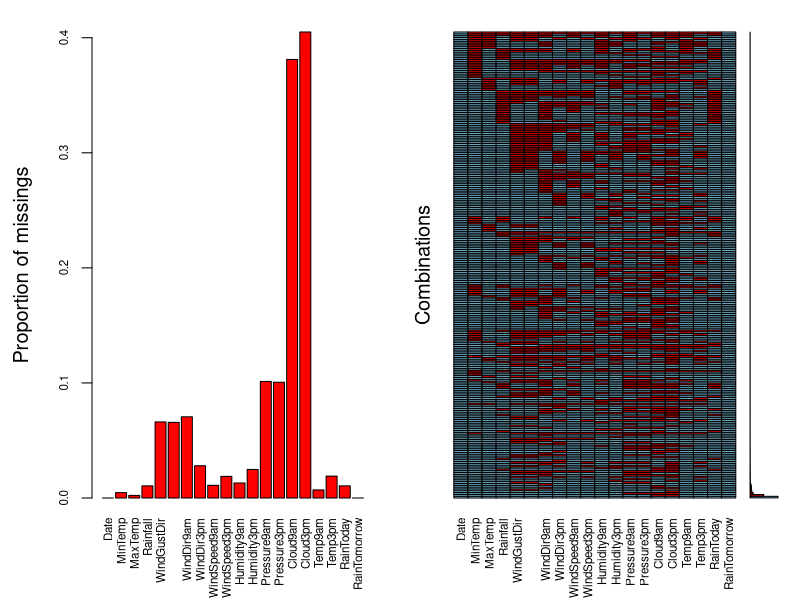
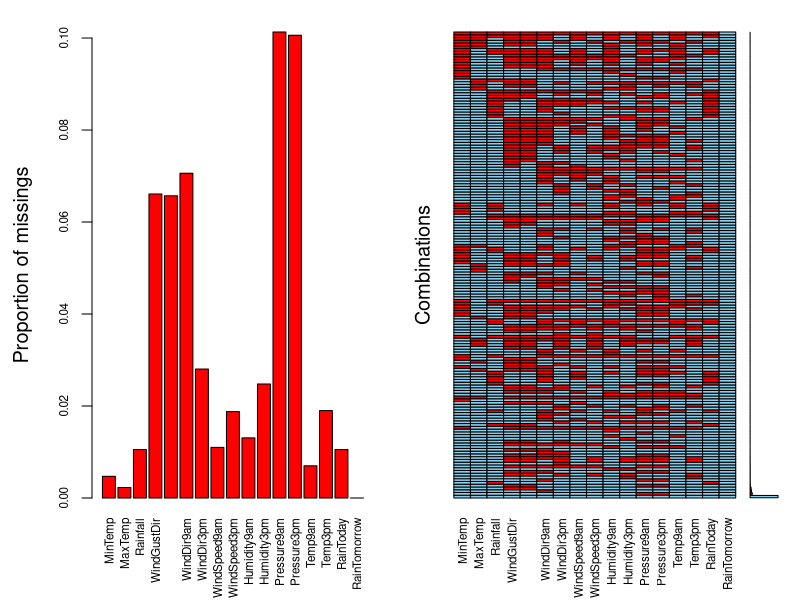
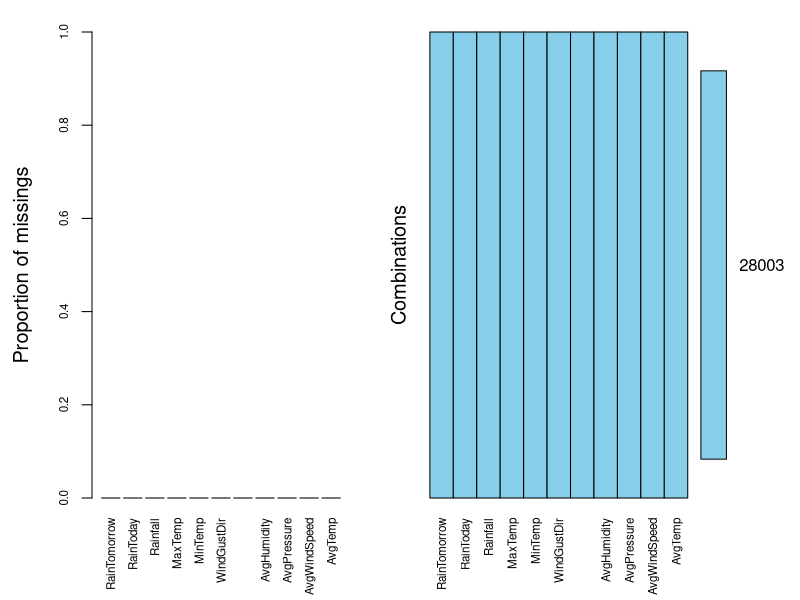
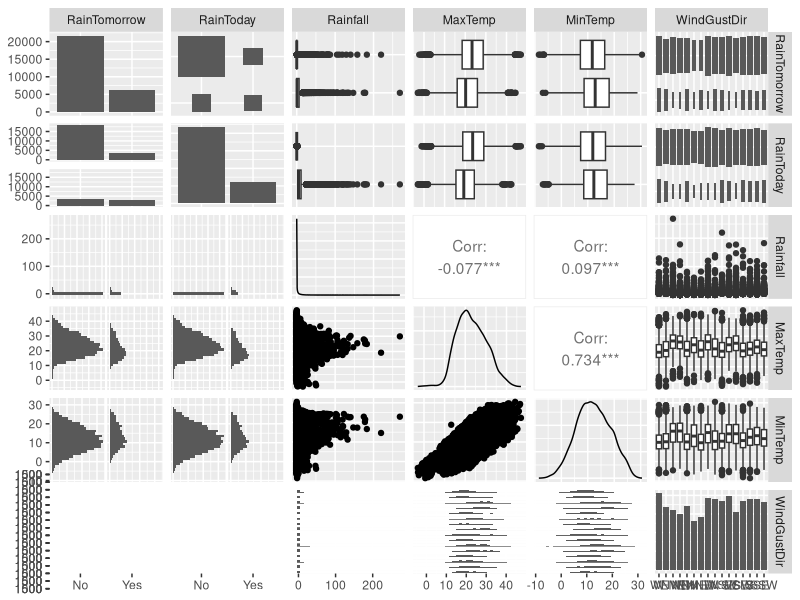
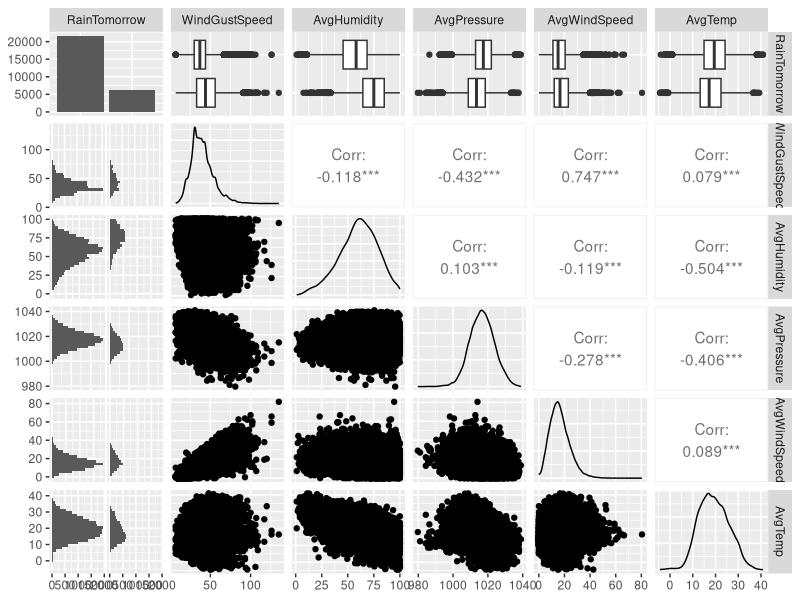
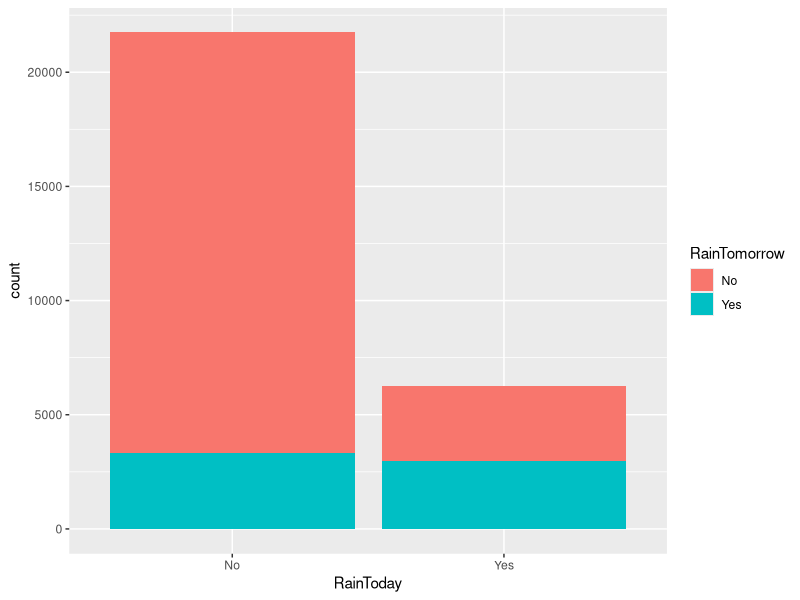
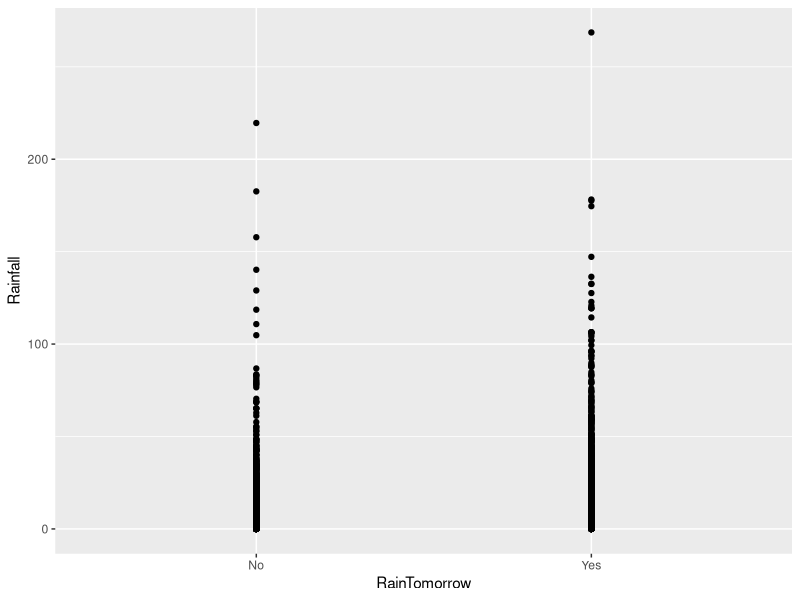
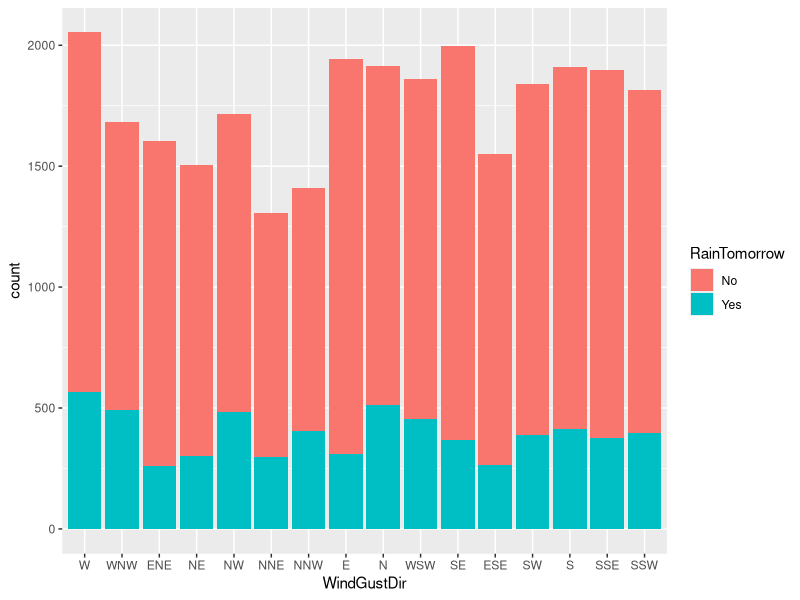

Source code (R) for these figures, in order:
## ---- chunk 1
options(tidyverse.quiet = TRUE)
library(tidyverse)
library(dplyr)
library(caret)
library(mice) #package for imputation
library(VIM) #visualizing missingness
library(GGally)
library(MASS) #Conflicts with dplyr remember to use dplyr::for select commands
library(leaps)

rain <- read_csv("rain.csv")
str(rain)
## ---- chunk 2
rain = rain%>% mutate(Date =as_factor(as.character(Date)))


rain = rain%>% mutate(RainToday =as_factor(as.character(RainToday)))%>% mutate(RainToday =fct_recode(RainToday,"No" = "0","Yes" = "1"))

rain = rain%>% mutate(RainTomorrow =as_factor(as.character(RainTomorrow)))%>% mutate(RainTomorrow =fct_recode(RainTomorrow,"No" = "0","Yes" = "1"))

rain = rain %>% mutate(WindGustDir = as_factor(WindGustDir)) %>%
mutate(WindGustDir = fct_recode(WindGustDir,
"E" = "1",
"W" = "2",
"N" = "3",
"S" = "4",
"NE" = "5",
"NW" = "6",
"SE" = "7",
"SW" = "8",
"ENE" = "9",
"ESE" = "10",
"WNW" = "11",
"WSW" = "12",
"SSE" = "13",
"SSW" = "14",
"NNE" = "15",
"NNW" = "16"
))

rain = rain %>% mutate(WindDir9am = as_factor(WindDir9am)) %>%
mutate(WindDir9am = fct_recode(WindDir9am,
"E" = "1",
"W" = "2",
"N" = "3",
"S" = "4",
"NE" = "5",
"NW" = "6",
"SE" = "7",
"SW" = "8",
"ENE" = "9",
"ESE" = "10",
"WNW" = "11",
"WSW" = "12",
"SSE" = "13",
"SSW" = "14",
"NNE" = "15",
"NNW" = "16"
))

rain = rain %>% mutate(WindDir3pm = as_factor(WindDir3pm)) %>%
mutate(WindDir3pm = fct_recode(WindDir3pm,
"E" = "1",
"W" = "2",
"N" = "3",
"S" = "4",
"NE" = "5",
"NW" = "6",
"SE" = "7",
"SW" = "8",
"ENE" = "9",
"ESE" = "10",
"WNW" = "11",
"WSW" = "12",
"SSE" = "13",
"SSW" = "14",
"NNE" = "15",
"NNW" = "16"
))


str(rain)
## ---- chunk 3
#is.na(rain) Finds all missing data in the dataset commented out for knitting 
vim_plot = aggr(rain, numbers = TRUE, prop = c(TRUE, FALSE),cex.axis=.7) #Plots missing data but prints way too much so it has been commented out for knitting.
## ---- chunk 4
rain = dplyr::select(rain, -Date, -Cloud9am, -Cloud3pm) #creates new dataset without these two cols
vim_plot2 = aggr(rain, numbers = TRUE, prop = c(TRUE, FALSE),cex.axis=.7) #Plots missing data 
## ---- chunk 5
rain2<-rain %>% mutate(AvgHumidity = rowMeans(rain[c('Humidity9am', 'Humidity3pm')], na.rm=FALSE))%>% mutate(AvgPressure = rowMeans(rain[c('Pressure9am', 'Pressure3pm')], na.rm=FALSE))%>% mutate(AvgWindSpeed = rowMeans(rain[c('WindSpeed9am', 'WindSpeed3pm')], na.rm=FALSE))%>% mutate(AvgTemp = rowMeans(rain[c('Temp9am', 'Temp3pm')], na.rm=FALSE))


#select only variables relevant to our analysis for final set
rain3<-dplyr::select(rain2, RainTomorrow, RainToday, Rainfall, MaxTemp, MinTemp, WindGustDir, WindGustSpeed, AvgHumidity,AvgPressure,AvgWindSpeed,AvgTemp)

## ---- chunk 6

imp_rain = mice(rain3, m=1, method='pmm', printFlag=FALSE)
summary(imp_rain)
## ---- chunk 7
rain_complete = complete(imp_rain) 
summary(rain_complete)


vim_plot3 = aggr(rain_complete, numbers = TRUE, prop = c(TRUE, FALSE),cex.axis=.7)# Plots missing data .
## ---- chunk 8
ggpairs(rain_complete, columns = c(1:6), cardinality_threshold = 20) #MinTemp to Wind Gust

ggpairs(rain_complete, columns = c(1, 7:11), cardinality_threshold = 20) #

## ---- chunk 9
#Looking at the relationship of RainTomorrow to RainToday
ggplot(rain_complete, aes(x=RainToday, fill = RainTomorrow)) + geom_bar() 


#table view
tb = table(rain_complete$RainTomorrow, rain_complete$RainToday) #creates table object
prop.table(tb, margin = 2) #crosstab with proportions
## ---- chunk 10
#Looking at the relationship of RainTomorrow to RainFall **
ggplot(rain_complete, aes(y=Rainfall, x= RainTomorrow)) + geom_point() 

#table view
tb1 = table(rain_complete$RainTomorrow, rain_complete$Rainfall) #creates table object
prop.table(tb1, margin = 2) #crosstab with proportions
## ---- chunk 11
#Looking at the relationship of RainTomorrow to WindGustDir **
ggplot(rain_complete, aes(x= WindGustDir, fill= RainTomorrow)) + geom_bar() 

#table view
tb2 = table(rain_complete$RainTomorrow, rain_complete$WindGustDir) #creates table object
prop.table(tb2, margin = 2) #crosstab with proportions
## ---- chunk 12
#Looking at the relationship of RainTomorrow to WindGustSpeed
ggplot(rain_complete, aes(x= WindGustSpeed, fill= RainTomorrow)) + geom_bar() 

#table view
tb3 = table(rain_complete$RainTomorrow, rain_complete$WindGustSpeed) #creates table object
prop.table(tb3, margin = 2) #crosstab with proportions
## ---- chunk 13
#Looking at the relationship of RainTomorrow to AvgHumidity ***
ggplot(rain_complete, aes(x= AvgHumidity, fill= RainTomorrow)) + geom_bar() 
ggsave("humidity.png")


#table view
tb4 = table(rain_complete$RainTomorrow, rain_complete$AvgHumidity) #creates table object
prop.table(tb4, margin = 2) #crosstab with proportions
## ---- chunk 14
#Looking at the relationship of RainTomorrow to AvgPressure **
ggplot(rain_complete, aes(x=RainTomorrow , y= AvgPressure)) + geom_boxplot() 
ggsave("pressure.png")

#table view
tb6 = table(rain_complete$RainTomorrow, rain_complete$AvgPressure) #creates table object
prop.table(tb6, margin = 2) #crosstab with proportions
## ---- chunk 15
#Looking at the relationship of RainTomorrow to AvgWindSpeed
ggplot(rain_complete, aes(x= AvgWindSpeed, fill= RainTomorrow)) + geom_bar() 

#table view
tb7 = table(rain_complete$RainTomorrow, rain_complete$AvgWindSpeed) #creates table object
prop.table(tb7, margin = 2) #crosstab with proportions
## ---- chunk 16
#Looking at the relationship of RainTomorrow to AvgTemp
ggplot(rain_complete, aes(x= RainTomorrow, y= AvgTemp)) + geom_boxplot() 

#table view
tb8 = table(rain_complete$RainTomorrow, rain_complete$AvgTemp) #creates table object
prop.table(tb8, margin = 2) #crosstab with proportions
## ---- chunk 17
#Looking at the relationship of RainTomorrow to MaxTemp
ggplot(rain_complete, aes(x= MaxTemp, fill= RainTomorrow)) + geom_bar() 

#table view
tb9 = table(rain_complete$RainTomorrow, rain_complete$MaxTemp) #creates table object
prop.table(tb9, margin = 2) #crosstab with proportions
## ---- chunk 18
#Looking at the relationship of RainTomorrow to MinTemp
ggplot(rain_complete, aes(x= MinTemp, fill= RainTomorrow)) + geom_bar() 

#table view
tb10 = table(rain_complete$RainTomorrow, rain_complete$MinTemp) #creates table object
prop.table(tb10, margin = 2) #crosstab with proportions
## ---- chunk 19

allmod =glm(RainTomorrow~., rain_complete, family = "binomial")
summary(allmod)

#backward
backmod =stepAIC(allmod, direction = "backward", trace = FALSE)
summary(backmod)

## ---- chunk 20
set.seed(1234) #sets random number seed for cross validation
train.rows = createDataPartition(y = rain$RainTomorrow, p=0.7, list= FALSE)
train = rain[train.rows,]
test = rain[-train.rows,]
